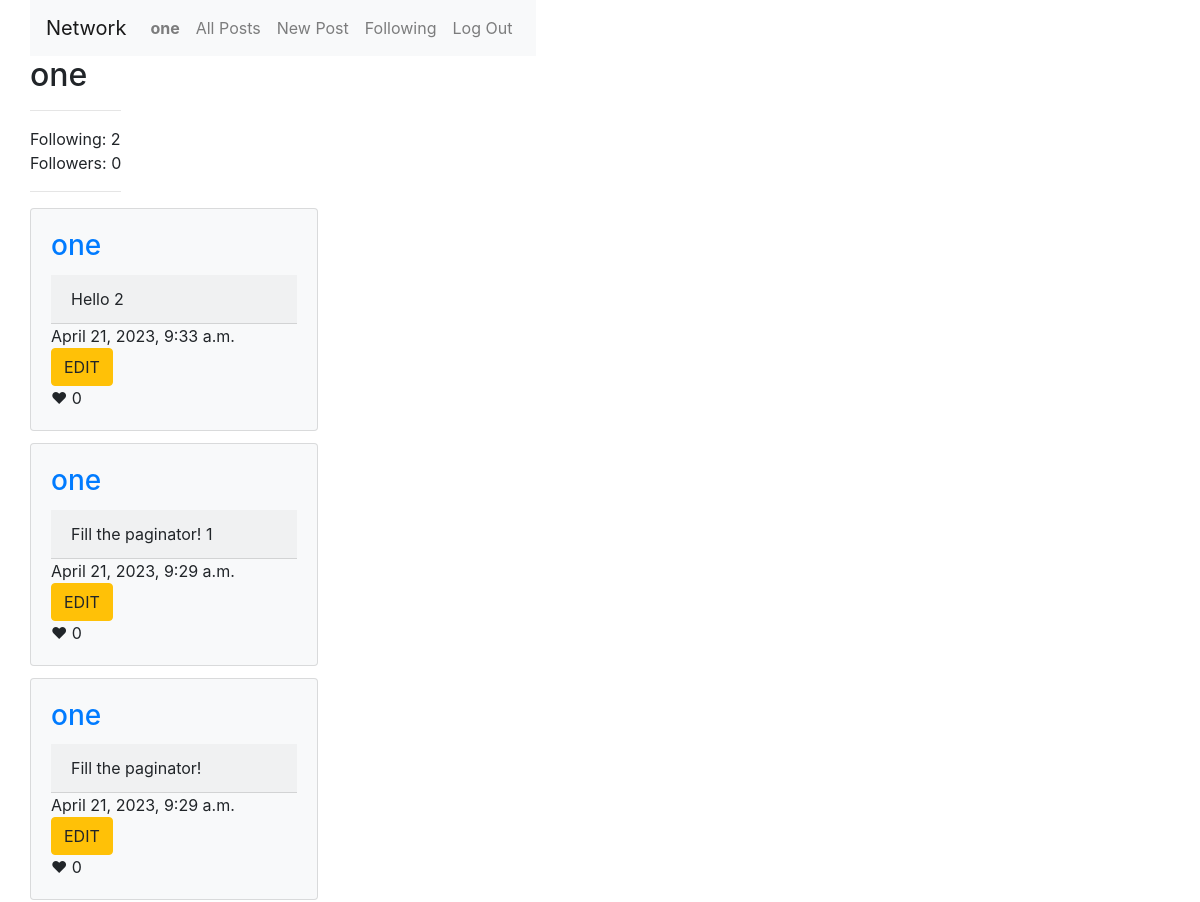
The app's page /user/one (signed in, upper part), older data.
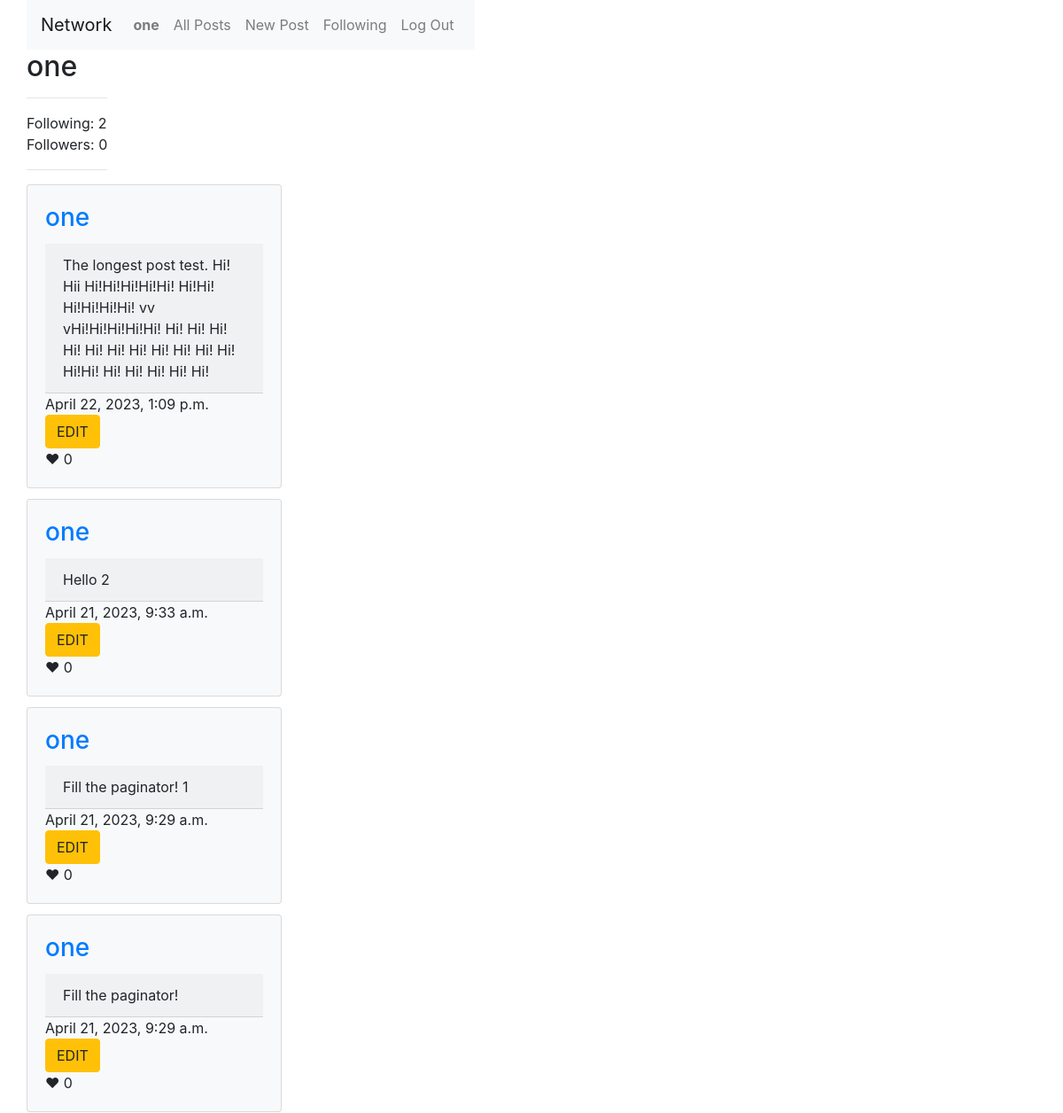
The same page, newer data.
### network/models.py (models this page shows, shortened)
class Posts(models.Model):
    user = models.ForeignKey(User, on_delete=models.CASCADE)
    content = models.CharField(max_length=280)
    datetime = models.DateTimeField(auto_now_add=True)
    likes = models.ManyToManyField(User, symmetrical=False, blank=True, related_name="likes")
    class Meta:
        ordering = ['-datetime']

class User(AbstractUser):
    followers = models.ManyToManyField('self', symmetrical=False, blank=True)
    def followers_count(self):
        return self.followers.count()
    def follows_count(self):
        return User.objects.filter(followers=self).count()
    def __str__(self):
        return f"{self.username}"

### network/views.py (the view)
# urls.py: path("user/<profile>", views.user, name="user"),
@login_required
def user(request, profile):
    user_profile = User.objects.get(username=profile)
    user_posts = Posts.objects.filter(user=user_profile)
    user_posts = Paginator(user_posts, 10)
    page = 1
    if request.GET.get("page") != None:
        page = request.GET.get("page")
    follow_btn = ""
    if user_profile != request.user:
        if request.user in user_profile.followers.all():
            follow_btn = "UNFOLLOW"
        else:
            follow_btn = "FOLLOW"
    follow_count = user_profile.follows_count()
    follower_count = user_profile.followers_count()
    return render(request, "network/user.html", {
        "user_posts": user_posts.page(page),
        "profile_name": profile,
        "follow_btn": follow_btn,
        "follow_count": follow_count,
        "follower_count": follower_count,
    })

### network/templates/network/user.html (shortened to what this page needs)
{% extends "network/layout.html" %}
{% block body %}
<div class="container">
    <div class="row align-items-center">
    <div>
        <h2 id="user_name">{{ profile_name }}</h2>
        <hr>
        <div>Following: {{ follow_count }}</div>
        <div id="follow-count">Followers: {{ follower_count }}</div>
        <hr>
    </div>
</div>
</div>
    <div class="container">
        <div class="row align-items-center">
    {% for post in user_posts %}
        <div class="card-columns">
            <div class="card bg-light" style="width: 18rem;">
                <div class="card-body">
                    <h3 class="card-title"><a href="{% url 'user' post.user.username %}">{{post.user}}</a></h3>
                    <div class="card-header"  id="content{{post.pk}}">{{post.content}}</div>
                    <div>{{post.datetime}}</div>
                    {% if request.user == post.user %}
                        <button id="edit{{post.pk}}" onclick=editPost(this.id) class="btn btn-warning">EDIT</button>
                    {% endif %}
                    {% if not post.user == user %}
                        <div onclick=likePost(this.id) id="like{{post.pk}}">
                            ❤
                            {% if post.LikeCount > 0 %}
                            {{post.LikeCount}}
                            {% else %}
                                0
                            {% endif %}
                        </div>
                    {% else %}
                        <div>
                            ❤
                            {% if post.likecount %}
                            {{post.likecount}}
                            {% else %}
                                0
                            {% endif %}
                        </div>
                    {% endif %}
                </div>
            </div>
        </div>
    {% endfor %}
</div>
</div>
{% endblock %}

Row changes from the older to the newer data that the page shows:
added Posts: user "one", content "The longest post test. Hi! Hii Hi!Hi!Hi!Hi!Hi! Hi!Hi! Hi!Hi!Hi!Hi! vv vHi!Hi!Hi!Hi!Hi! Hi! Hi! Hi! Hi! Hi! Hi! Hi! Hi! Hi! Hi! Hi! Hi!Hi! Hi! Hi! Hi! Hi! Hi!", datetime "April 22, 2023, 1:09 p.m."
